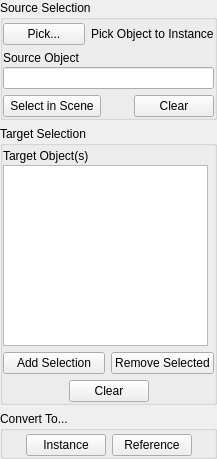
<?xml version="1.0" encoding="UTF-8"?>
<ui version="4.0">
 <class>Form</class>
 <widget class="QWidget" name="Form">
  <property name="geometry">
   <rect>
    <x>0</x>
    <y>0</y>
    <width>217</width>
    <height>459</height>
   </rect>
  </property>
  <property name="sizePolicy">
   <sizepolicy hsizetype="Fixed" vsizetype="Preferred">
    <horstretch>0</horstretch>
    <verstretch>0</verstretch>
   </sizepolicy>
  </property>
  <property name="minimumSize">
   <size>
    <width>0</width>
    <height>0</height>
   </size>
  </property>
  <property name="maximumSize">
   <size>
    <width>16777215</width>
    <height>16777215</height>
   </size>
  </property>
  <property name="windowTitle">
   <string>Convert to Instances</string>
  </property>
  <layout class="QVBoxLayout" name="verticalLayout">
   <property name="leftMargin">
    <number>0</number>
   </property>
   <property name="topMargin">
    <number>0</number>
   </property>
   <property name="rightMargin">
    <number>0</number>
   </property>
   <property name="bottomMargin">
    <number>0</number>
   </property>
   <item>
    <widget class="QGroupBox" name="grp_source">
     <property name="title">
      <string>Source Selection</string>
     </property>
     <layout class="QVBoxLayout" name="verticalLayout_2">
      <property name="spacing">
       <number>6</number>
      </property>
      <property name="leftMargin">
       <number>0</number>
      </property>
      <property name="topMargin">
       <number>3</number>
      </property>
      <property name="rightMargin">
       <number>0</number>
      </property>
      <property name="bottomMargin">
       <number>0</number>
      </property>
      <item>
       <layout class="QHBoxLayout" name="horizontalLayout_2">
        <property name="bottomMargin">
         <number>0</number>
        </property>
        <item>
         <widget class="QPushButton" name="btn_src_pick">
          <property name="toolTip">
           <string>Pick the Source Object from the Viewport or Scene Explorer</string>
          </property>
          <property name="text">
           <string>Pick...</string>
          </property>
         </widget>
        </item>
        <item>
         <widget class="QLabel" name="label">
          <property name="text">
           <string>Pick Object to Instance</string>
          </property>
         </widget>
        </item>
       </layout>
      </item>
      <item>
       <layout class="QVBoxLayout" name="verticalLayout_3">
        <property name="spacing">
         <number>2</number>
        </property>
        <item>
         <widget class="QLabel" name="label_2">
          <property name="text">
           <string>Source Object</string>
          </property>
          <property name="margin">
           <number>0</number>
          </property>
         </widget>
        </item>
        <item>
         <widget class="QLineEdit" name="le_src_obj">
          <property name="cursor">
           <cursorShape>IBeamCursor</cursorShape>
          </property>
          <property name="toolTip">
           <string>The object to be instanced or referenced</string>
          </property>
          <property name="text">
           <string/>
          </property>
          <property name="readOnly">
           <bool>true</bool>
          </property>
          <property name="clearButtonEnabled">
           <bool>false</bool>
          </property>
         </widget>
        </item>
       </layout>
      </item>
      <item>
       <layout class="QHBoxLayout" name="horizontalLayout">
        <item>
         <widget class="QPushButton" name="btn_src_select">
          <property name="toolTip">
           <string>Select the Source Object in the scene</string>
          </property>
          <property name="text">
           <string> Select in Scene </string>
          </property>
         </widget>
        </item>
        <item>
         <spacer name="horizontalSpacer_3">
          <property name="orientation">
           <enum>Qt::Horizontal</enum>
          </property>
          <property name="sizeHint" stdset="0">
           <size>
            <width>40</width>
            <height>20</height>
           </size>
          </property>
         </spacer>
        </item>
        <item>
         <widget class="QPushButton" name="btn_src_clear">
          <property name="toolTip">
           <string>Clear the Source Object selection</string>
          </property>
          <property name="text">
           <string>Clear</string>
          </property>
         </widget>
        </item>
       </layout>
      </item>
     </layout>
    </widget>
   </item>
   <item>
    <widget class="QGroupBox" name="grp_target">
     <property name="sizePolicy">
      <sizepolicy hsizetype="Preferred" vsizetype="Preferred">
       <horstretch>0</horstretch>
       <verstretch>0</verstretch>
      </sizepolicy>
     </property>
     <property name="maximumSize">
      <size>
       <width>16777215</width>
       <height>16777215</height>
      </size>
     </property>
     <property name="title">
      <string>Target Selection</string>
     </property>
     <layout class="QVBoxLayout" name="verticalLayout_4">
      <property name="leftMargin">
       <number>0</number>
      </property>
      <property name="topMargin">
       <number>3</number>
      </property>
      <property name="rightMargin">
       <number>0</number>
      </property>
      <property name="bottomMargin">
       <number>0</number>
      </property>
      <item>
       <layout class="QVBoxLayout" name="verticalLayout_5">
        <property name="spacing">
         <number>2</number>
        </property>
        <item>
         <widget class="QLabel" name="label_3">
          <property name="text">
           <string>Target Object(s)</string>
          </property>
         </widget>
        </item>
        <item>
         <widget class="QListWidget" name="list_tgt_obj">
          <property name="sizePolicy">
           <sizepolicy hsizetype="Fixed" vsizetype="MinimumExpanding">
            <horstretch>0</horstretch>
            <verstretch>0</verstretch>
           </sizepolicy>
          </property>
          <property name="minimumSize">
           <size>
            <width>0</width>
            <height>150</height>
           </size>
          </property>
          <property name="maximumSize">
           <size>
            <width>205</width>
            <height>16777215</height>
           </size>
          </property>
          <property name="toolTip">
           <string>These Objects will be converted into instances or references of the Source Object</string>
          </property>
          <property name="editTriggers">
           <set>QAbstractItemView::NoEditTriggers</set>
          </property>
          <property name="showDropIndicator" stdset="0">
           <bool>false</bool>
          </property>
          <property name="selectionMode">
           <enum>QAbstractItemView::ExtendedSelection</enum>
          </property>
          <property name="sortingEnabled">
           <bool>true</bool>
          </property>
         </widget>
        </item>
       </layout>
      </item>
      <item>
       <layout class="QHBoxLayout" name="horizontalLayout_3">
        <item>
         <widget class="QPushButton" name="btn_tgt_add">
          <property name="toolTip">
           <string>Add the currently selected objects to the list of Targets</string>
          </property>
          <property name="text">
           <string>Add Selection</string>
          </property>
         </widget>
        </item>
        <item>
         <widget class="QPushButton" name="btn_tgt_remove">
          <property name="toolTip">
           <string>Remove the objects selected above from the list of Targets.  This does NOT remove objects selected in the viewport</string>
          </property>
          <property name="text">
           <string>Remove Selected</string>
          </property>
         </widget>
        </item>
       </layout>
      </item>
      <item>
       <layout class="QHBoxLayout" name="horizontalLayout_4">
        <item>
         <spacer name="horizontalSpacer">
          <property name="orientation">
           <enum>Qt::Horizontal</enum>
          </property>
          <property name="sizeHint" stdset="0">
           <size>
            <width>40</width>
            <height>20</height>
           </size>
          </property>
         </spacer>
        </item>
        <item>
         <widget class="QPushButton" name="btn_tgt_clear">
          <property name="toolTip">
           <string>Clear the list of Target Objects</string>
          </property>
          <property name="text">
           <string>Clear</string>
          </property>
         </widget>
        </item>
        <item>
         <spacer name="horizontalSpacer_2">
          <property name="orientation">
           <enum>Qt::Horizontal</enum>
          </property>
          <property name="sizeHint" stdset="0">
           <size>
            <width>40</width>
            <height>20</height>
           </size>
          </property>
         </spacer>
        </item>
       </layout>
      </item>
     </layout>
    </widget>
   </item>
   <item>
    <widget class="QGroupBox" name="grp_convert">
     <property name="title">
      <string>Convert To...</string>
     </property>
     <layout class="QHBoxLayout" name="horizontalLayout_5">
      <property name="leftMargin">
       <number>0</number>
      </property>
      <property name="topMargin">
       <number>3</number>
      </property>
      <property name="rightMargin">
       <number>0</number>
      </property>
      <property name="bottomMargin">
       <number>0</number>
      </property>
      <item>
       <spacer name="horizontalSpacer_4">
        <property name="orientation">
         <enum>Qt::Horizontal</enum>
        </property>
        <property name="sizeHint" stdset="0">
         <size>
          <width>0</width>
          <height>20</height>
         </size>
        </property>
       </spacer>
      </item>
      <item>
       <widget class="QPushButton" name="btn_instance">
        <property name="toolTip">
         <string>Convert all Target Objects into instances of the Source Object</string>
        </property>
        <property name="text">
         <string>Instance</string>
        </property>
       </widget>
      </item>
      <item>
       <widget class="QPushButton" name="btn_reference">
        <property name="toolTip">
         <string>Convert all Target Objects into references of the Source Object.  This will preserve their modifiers, applying them above the reference</string>
        </property>
        <property name="text">
         <string>Reference</string>
        </property>
       </widget>
      </item>
      <item>
       <spacer name="horizontalSpacer_5">
        <property name="orientation">
         <enum>Qt::Horizontal</enum>
        </property>
        <property name="sizeHint" stdset="0">
         <size>
          <width>0</width>
          <height>20</height>
         </size>
        </property>
       </spacer>
      </item>
     </layout>
    </widget>
   </item>
  </layout>
 </widget>
 <resources/>
 <connections/>
</ui>
